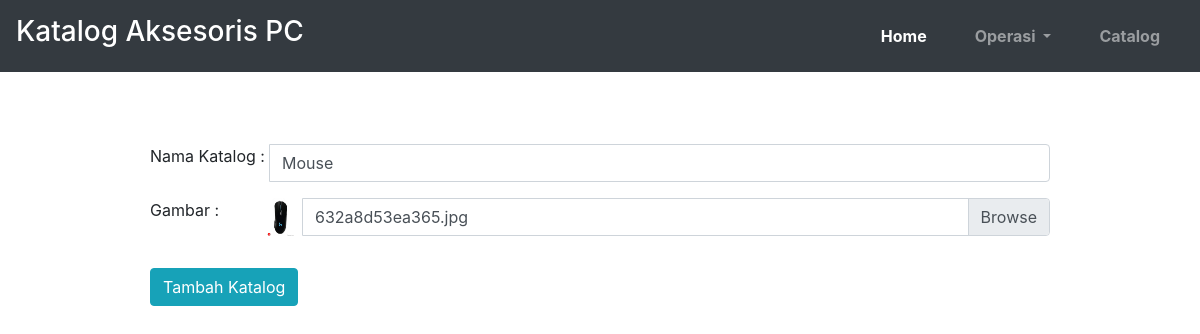
Screenshot of /editKatalog.php?id_katalog=2 with the database file from the repository.
### tables this page shows
CREATE TABLE `katalog` (
  `id_katalog` int(11) NOT NULL,
  `nama_katalog` varchar(100) NOT NULL,
  `nama_gambar_katalog` varchar(100) NOT NULL
);

### editKatalog.php (the view, shortened to what this page needs)
<?php
include 'header.php';
$id_katalog = $_GET['id_katalog'];
$resultKatalog = mysqli_query($conn, "SELECT * FROM katalog WHERE id_katalog=$id_katalog");
$dataKatalog = mysqli_fetch_assoc($resultKatalog);
?>
<div class="container mt-5">
    <form action="" method="post" enctype="multipart/form-data">
        <div class="input-group mb-3">
            <label for="namaKatalog"> Nama Katalog : </label>
            <input type="text" class="form-control ml-1" name="namaKatalog" id="namaKatalog" require aria-label="Sizing example input" aria-describedby="inputGroup-sizing-default" value="<?= $dataKatalog['nama_katalog']; ?>">
        </div>
        <div class="input-group mb-3">
            <label for="gambar"> Gambar : </label>
            <img src="image/<?= $dataKatalog['nama_gambar_katalog']; ?>" alt="" width="3%" class="ml-5">
            <div class="custom-file ml-2">
                <label class="custom-file-label" for="gambar"><?= $dataKatalog['nama_gambar_katalog']; ?></label>
            </div>
        </div>
        <button type="submit" name="submit" class="btn btn-info my-3">Tambah Katalog</button>
    </form>
</div>
<?php
include 'footer.php';
?>

### rows the page displays
katalog: namaKatalog "Mouse", nama_gambar_katalog (picture), nama_gambar_katalog "632a8d53ea365.jpg"
